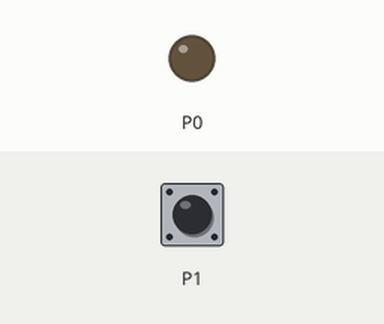
The program below on a simulated BBC micro:bit (MakeCode). Parts: output pins drawn as LEDs (lit = HIGH). Inputs (shaded band) come from the test bench; at power-on: P1 LOW.

Above: at 1.2 s.
1.3 s: P1 pulled HIGH for 0.15 s
At 1.38 s:
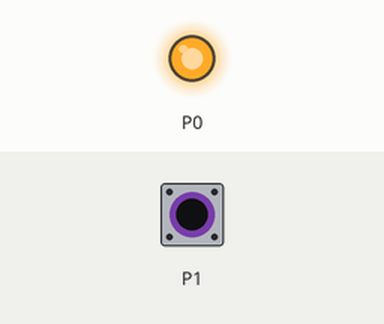
2.9 s: P1 pulled HIGH for 3.2 s
At 6.6 s:
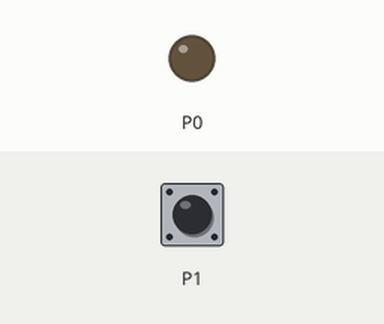
Timing chart, 0 to 8.1 s (numbered marks = the images above; inputs shaded):
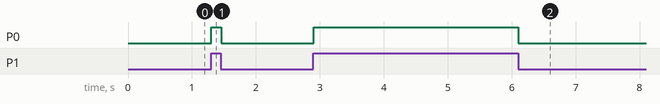

The program:

main.ts
```typescript
basic.forever(function () {
    if (pins.digitalReadPin(DigitalPin.P1) == 1) {
        pins.digitalWritePin(DigitalPin.P0, 1)
    } else {
        pins.digitalWritePin(DigitalPin.P0, 0)
    }
})
```

Measured:
- after the input at 1.3 s, P0: LOW → HIGH at once, → LOW 0.16 s later
- after the input at 2.9 s, P0: LOW → HIGH at once, → LOW 3.2 s later
